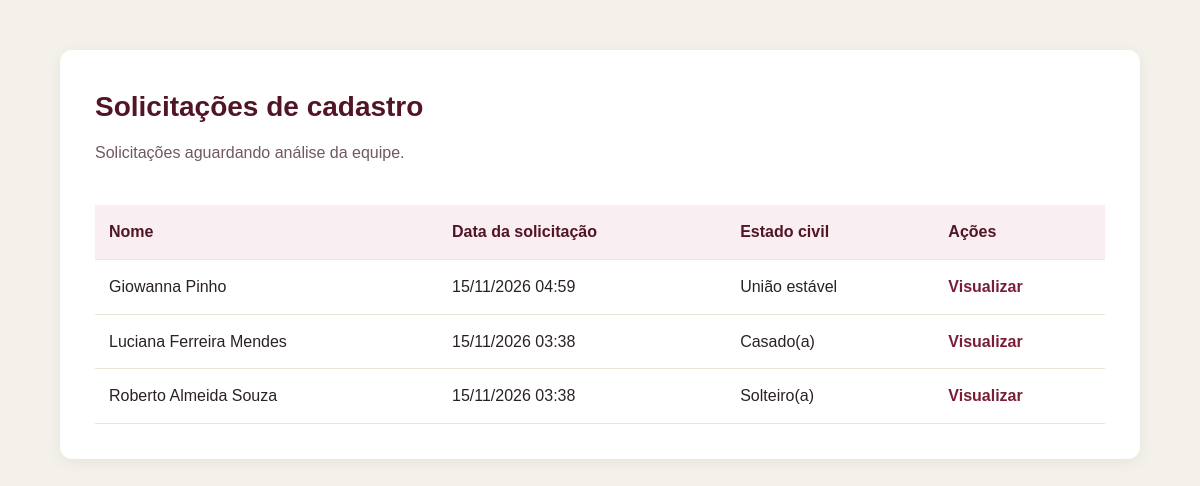
Page /solicitacoes/ on the committed database.
### pai/models.py (models this page shows, shortened)
class SolicitacaoCadastro(models.Model):
    STATUS_CHOICES = [
        ('pendente', 'Pendente'),
        ('aprovada', 'Aprovada'),
        ('recusada', 'Recusada'),
    ]
    ESTADO_CIVIL_CHOICES = [
        ('solteiro', 'Solteiro(a)'),
        ('casado', 'Casado(a)'),
        ('divorciado', 'Divorciado(a)'),
        ('viuvo', 'Viúvo(a)'),
        ('uniao_estavel', 'União estável'),
    ]
    nome = models.CharField(max_length=150)
    data_nascimento = models.DateField()
    cpf = models.CharField(max_length=14)
    telefone = models.CharField(max_length=20)
    email = models.EmailField(max_length=254, blank=True)
    nome_responsavel = models.CharField(max_length=150, blank=True)
    estado_civil = models.CharField(max_length=20, choices=ESTADO_CIVIL_CHOICES)
    endereco = models.CharField(max_length=260, blank=True)
    status = models.CharField(
        max_length=20,
        choices=STATUS_CHOICES,
        default='pendente'
    )
    data_solicitacao = models.DateTimeField(auto_now_add=True)

### pai/views.py (the view)
# urls.py: path('solicitacoes/', listar_solicitacoes, name='listar_solicitacoes'),
@login_required
def listar_solicitacoes(request):
    solicitacoes = SolicitacaoCadastro.objects.filter(
        status = 'pendente'
    ).order_by('-data_solicitacao')
    return render(
        request,
        'solicitacoes/lista.html',
        {'solicitacoes' : solicitacoes}
    )

### templates/Solicitacoes/lista.html (shortened to what this page needs)
<!DOCTYPE html>
<html lang="pt-BR">
<head>
    {% load static %}
    <link rel="stylesheet" href="{% static 'css/solicitacoes.css' %}">
</head>
<body>
    <main>
        <h1>Solicitações de cadastro</h1>
        <p>Solicitações aguardando análise da equipe.</p>
        {% if solicitacoes %}
            <div class="table-container">
                <table>
                    <thead>
                        <tr>
                            <th>Nome</th>
                            <th>Data da solicitação</th>
                            <th>Estado civil</th>
                            <th>Ações</th>
                        </tr>
                    </thead>
                    <tbody>
                        {% for solicitacao in solicitacoes %}
                            <tr>
                                <td>{{ solicitacao.nome }}</td>
                                <td>{{ solicitacao.data_solicitacao|date:"d/m/Y H:i" }}</td>
                                <td>{{ solicitacao.get_estado_civil_display }}</td>
                                <td>
                                    <a href="{% url 'detalhes_solicitacao' solicitacao.id %}">
                                        Visualizar
                                    </a>
                                </td>
                            </tr>
                        {% endfor %}
                    </tbody>
                </table>
            </div>
        {% else %}
            <p class="empty-message">Não existem solicitações pendentes.</p>
        {% endif %}
    </main>
</body>
</html>

### static/css/solicitacoes.css (style rules this page uses)
:root { --cor-primaria: #781f37; --cor-primaria-hover: #521525; --cor-titulo: #521525; --cor-perigo: #b74747; --cor-perigo-hover: #963535; --cor-fundo: #f4f1ea; --cor-superficie: #ffffff; --cor-superficie-secundaria: #fdfaf5; --cor-destaque: #f9eef1; --cor-texto: #2a2124; --cor-texto-secundario: #6e5a5f; --cor-borda: #e2d9c8; --cor-borda-suave: #ebe4d8; }
* { margin: 0; padding: 0; box-sizing: border-box; }
body { font-family: Arial, Helvetica, sans-serif; background-color: var(--cor-fundo); color: var(--cor-texto); line-height: 1.6; }
main { width: 90%; max-width: 1100px; margin: 50px auto; padding: 35px; background-color: var(--cor-superficie); border-radius: 12px; box-shadow: 0 3px 15px rgba(0, 0, 0, 0.06); }
h1 { color: var(--cor-titulo); font-size: 28px; margin-bottom: 10px; }
p { margin-bottom: 15px; color: var(--cor-texto-secundario); }
a { color: var(--cor-primaria); text-decoration: none; font-weight: 600; }
.table-container { width: 100%; overflow-x: auto; }
table { width: 100%; border-collapse: collapse; margin-top: 25px; }
th, td { padding: 14px; text-align: left; border-bottom: 1px solid var(--cor-borda-suave); }
th { background-color: var(--cor-destaque); color: var(--cor-titulo); font-weight: 700; }

### rows in the picture
SolicitacaoCadastro: nome "Giowanna Pinho", data_solicitacao "15/11/2026 04:59", estado_civil "União estável"
SolicitacaoCadastro: nome "Luciana Ferreira Mendes", data_solicitacao "15/11/2026 03:38", estado_civil "Casado(a)"
SolicitacaoCadastro: nome "Roberto Almeida Souza", data_solicitacao "15/11/2026 03:38", estado_civil "Solteiro(a)"
